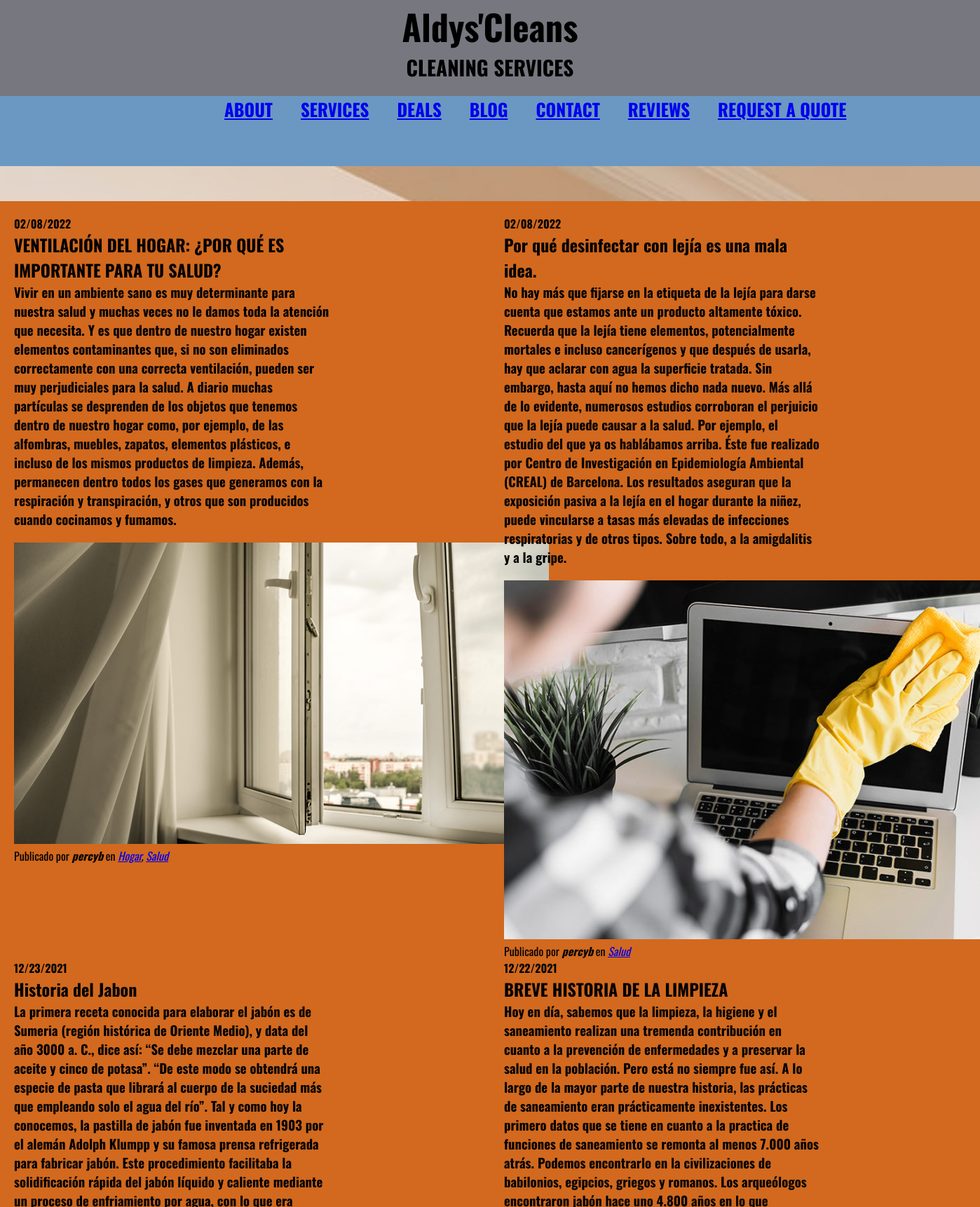
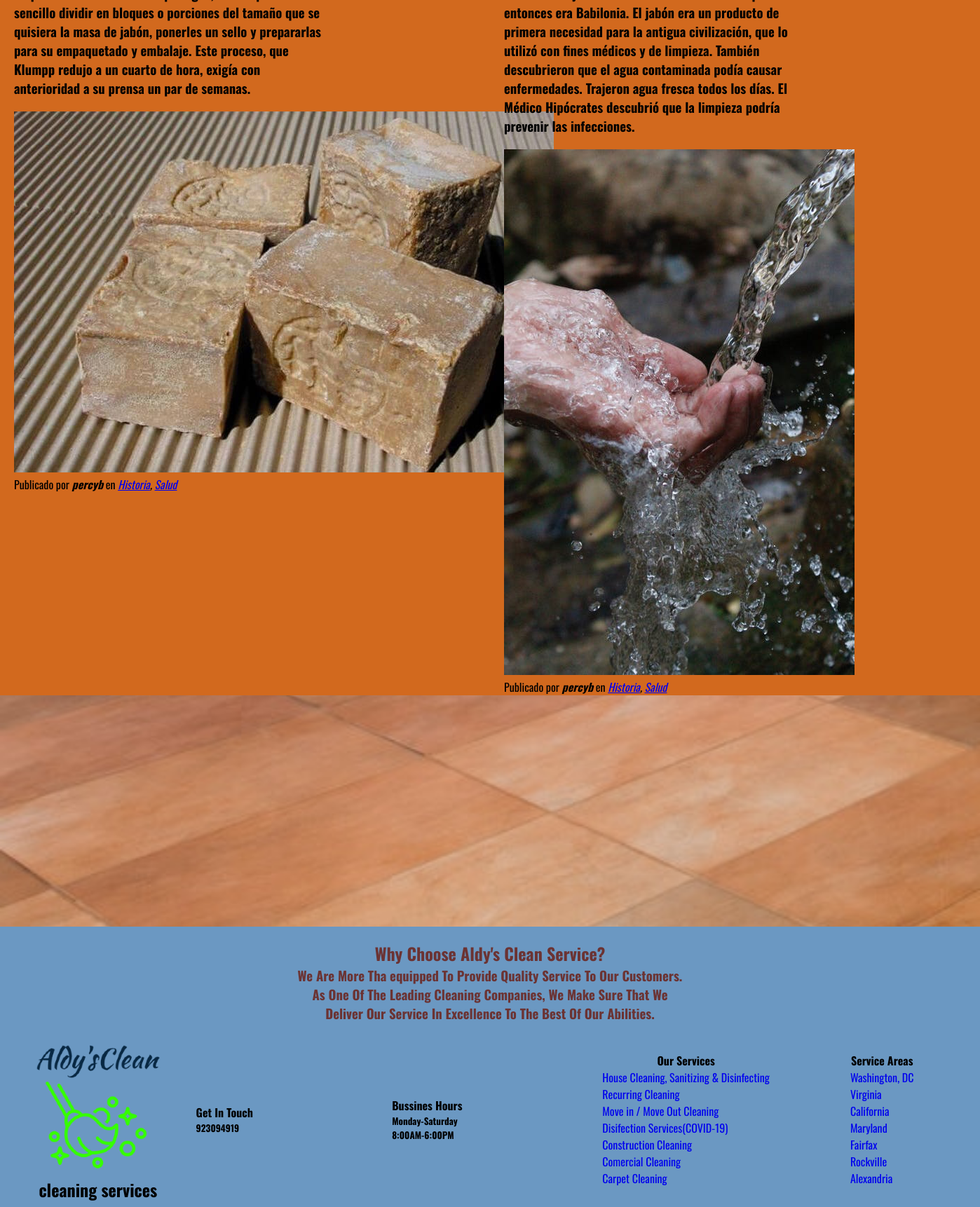
Screenshot of /blog/category/1/ with the database file from the repository (2 pictures, top to bottom).
### blog/models.py (models this page shows, shortened)
class Post(models.Model):
    title=models.CharField(max_length=200,verbose_name="Titulo")
    content=models.TextField(verbose_name="Contenido")
    published=models.DateTimeField(verbose_name="Fecha de publicacion", default=timezone.now())
    image=models.ImageField(verbose_name="Imagen", upload_to="blog", null=True, blank=True)
    author=models.ForeignKey(User, verbose_name="Autor", on_delete=models.CASCADE)
    categories= models.ManyToManyField(Category, verbose_name="Categorias", related_name="get_posts")
    created=models.DateTimeField(auto_now_add=True, verbose_name="Fecha de creacion")
    updated=models.DateTimeField(auto_now=True, verbose_name="Fecha de edicion")
    class Meta:
        verbose_name="entrada"
        verbose_name_plural="entradas"
        ordering=['-created']

class Category(models.Model):
    name=models.CharField(max_length=100, verbose_name="Nombre")
    created=models.DateTimeField(auto_now_add=True, verbose_name="Fecha de creacion")
    updated=models.DateTimeField(auto_now=True, verbose_name="Fecha de edicion")
    class Meta:
        verbose_name="categoria"
        verbose_name_plural="categorias"
        ordering=['-created']

### blog/views.py (the view)
# urls.py: path('category/<int:category_id>/', views.category, name="category"),
def category(request, category_id):
    category=get_object_or_404(Category,id=category_id)
    return render(request, "blog/category.html",{'category':category})

### blog/templates/blog/category.html (shortened to what this page needs)
{% extends "core/base.html" %}
{% load static %}
{% block content %}
        <div class="services1">
            {% for post  in category.get_posts.all %}
                <div class="interna">
                    <h4>{{post.published|date:"SHORT_DATE_FORMAT"}}</h4>
                    <h2>{{post.title}}</h2>
                    <h3>{{post.content}}</h3>
                    <p class="foto"><img src="{{post.image.url}}"></p>
                    <span>Publicado por <em><b>{{post.author}}</b></em> en
                       <em>
                       {% for category in post.categories.all %}
                        <a href="{% url 'category' category.id %}" class="link">{{category.name}}</a>{% if not forloop.last %},{% endif %}
                       {% endfor %}
                    </em>
                    </span>
                </div>
            {% endfor %}
        </div>
{% endblock %}

### core/static/core/css/styles.css (style rules this page uses)
* { box-sizing: border-box; margin: 0; padding: 0; }
body { font-family:'Oswald', sans-serif; min-height: 100%; background-image: url(../img/casa_limpia.jpg); background-repeat: no-repeat; background-attachment: fixed; background-size: cover; height: 10em; }

### blog/templates/blog/category.html (style rules this page uses)
.services1 { display: grid; grid-template-columns: 50% 50%; background-color:chocolate; padding-top: 20px; margin-top:50px; }
.interna { width: 450px; margin-left: 20px; }
.foto { padding-top:20px; }

### rows the page displays
Post: published "02/08/2022", title "VENTILACIÓN DEL HOGAR: ¿POR QUÉ ES IMPORTANTE PARA TU SALUD?", content "Vivir en un ambiente sano es muy determinante para nuestra salud y muchas veces no le damos toda la atención que necesita. Y es que dentro de nuestro hogar existen elementos contaminantes que, si no son eliminados correctamente con una correcta ventilación, pueden ser muy perjudiciales para la salud. A diario muchas partículas se desprenden de los objetos que tenemos dentro de nuestro hogar como, por ejemplo, de las alfombras, muebles, zapatos, elementos plásticos, e incluso de los mismos productos de limpieza. Además, permanecen dentro todos los gases que generamos con la respiración y transpiración, y otros que son producidos cuando cocinamos y fumamos.", image (picture), author "percyb"
Category: name "Hogar"
Category: name "Salud"
Post: published "02/08/2022", title "Por qué desinfectar con lejía es una mala idea.", content "No hay más que fijarse en la etiqueta de la lejía para darse cuenta que estamos ante un producto altamente tóxico. Recuerda que la lejía tiene elementos, potencialmente mortales e incluso cancerígenos y que después de usarla, hay que aclarar con agua la superficie tratada. Sin embargo, hasta aquí no hemos dicho nada nuevo. Más allá de lo evidente, numerosos estudios corroboran el perjuicio que la lejía puede causar a la salud. Por ejemplo, el estudio del que ya os hablábamos arriba. Éste fue realizado por Centro de Investigación en Epidemiología Ambiental (CREAL) de Barcelona. Los resultados aseguran que la exposición pasiva a la lejía en el hogar durante la niñez, puede vincularse a tasas…", image (picture), author "percyb"
Post: published "12/23/2021", title "Historia del Jabon", content "La primera receta conocida para elaborar el jabón es de Sumeria (región histórica de Oriente Medio), y data del año 3000 a. C., dice así: “Se debe mezclar una parte de aceite y cinco de potasa”. “De este modo se obtendrá una especie de pasta que librará al cuerpo de la suciedad más que empleando solo el agua del río”. Tal y como hoy la conocemos, la pastilla de jabón fue inventada en 1903 por el alemán Adolph Klumpp y su famosa prensa refrigerada para fabricar jabón. Este procedimiento facilitaba la solidificación rápida del jabón líquido y caliente mediante un proceso de enfriamiento por agua, con lo que era sencillo dividir en bloques o porciones del tamaño que se quisiera la masa de…", image (picture), author "percyb"
Category: name "Historia"
Post: published "12/22/2021", title "BREVE HISTORIA DE LA LIMPIEZA", content "Hoy en día, sabemos que la limpieza, la higiene y el saneamiento realizan una tremenda contribución en cuanto a la prevención de enfermedades y a preservar la salud en la población. Pero está no siempre fue así. A lo largo de la mayor parte de nuestra historia, las prácticas de saneamiento eran prácticamente inexistentes. Los primero datos que se tiene en cuanto a la practica de funciones de saneamiento se remonta al menos 7.000 años atrás. Podemos encontrarlo en la civilizaciones de babilonios, egipcios, griegos y romanos. Los arqueólogos encontraron jabón hace uno 4.800 años en lo que entonces era Babilonia. El jabón era un producto de primera necesidad para la antigua civilización, que…", image (picture), author "percyb"
